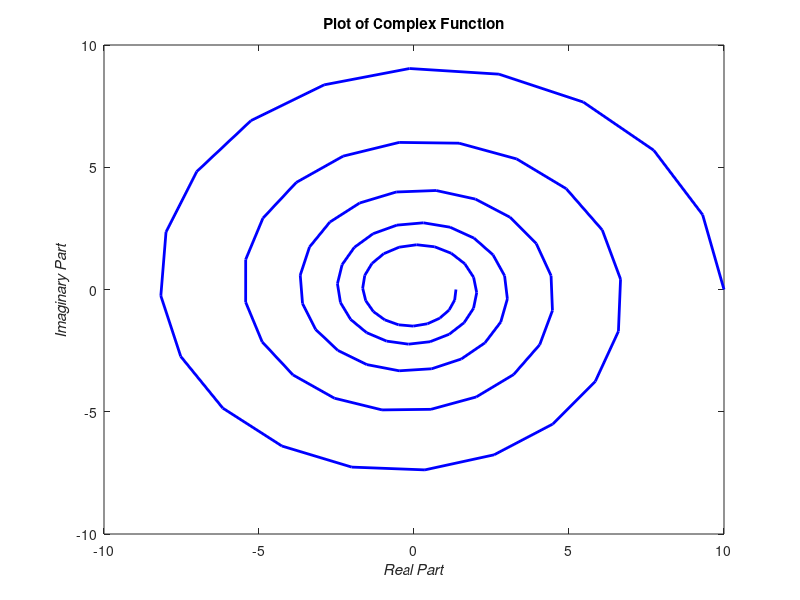

The MATLAB source for this figure:
%{
8.8
Plot the function v(t) = 10*e^((-0.2 + j*pi)t) for 0 <= t <= 10 using the
function plot(v). What is displayed on the plot this time?
%}

%Set range of t and calculate values of v
t = linspace(0, 10);
v = 10 * exp((-0.2 + 1i*pi).*t); %MATLAB says use 1i for improved robustness

%Plot graph of real part vs imaginary part of v(t)
plot(v,'b-','LineWidth',2);
title('\bfPlot of Complex Function');
xlabel('\bf\itReal Part');
ylabel('\bf\itImaginary Part');

fprintf('This a plot of the real part versus the imaginary part of the data.\n');

